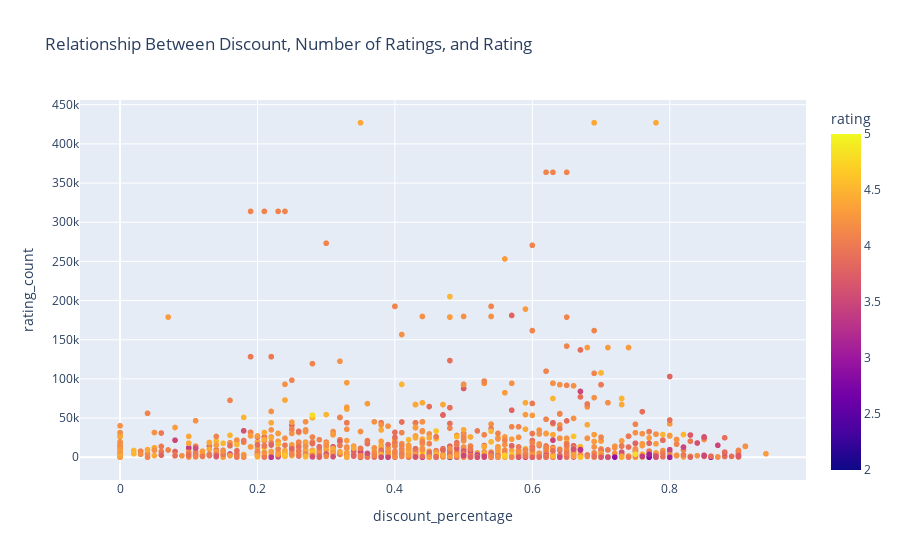

The notebook cell this image was saved under:
### Code cell
fig = px.scatter(df, x='discount_percentage', y='rating_count', color='rating', title='Relationship Between Discount, Number of Ratings, and Rating')
fig.show()

### Figure 1 — Plotly figure (JSON) as saved in the notebook; plotly's stock layout.template omitted (floating-point values rounded to 4 significant figures; data arrays with more than 128 entries replaced by an {"elided": "..."} marker saying what was removed)
{"data": [{"hovertemplate": "discount_percentage=%{x}<br>rating_count=%{y}<br>rating=%{marker.color}<extra></extra>", "legendgroup": "", "marker": {"color": {"elided": "1464 float values"}, "coloraxis": "coloraxis", "symbol": "circle"}, "mode": "markers", "name": "", "showlegend": false, "type": "scattergl", "x": {"elided": "1464 float values"}, "xaxis": "x", "y": {"elided": "1464 int values"}, "yaxis": "y"}], "layout": {"coloraxis": {"colorbar": {"title": {"text": "rating"}}, "colorscale": [[0, "#0d0887"], [0.1111, "#46039f"], [0.2222, "#7201a8"], [0.3333, "#9c179e"], [0.4444, "#bd3786"], [0.5556, "#d8576b"], [0.6667, "#ed7953"], [0.7778, "#fb9f3a"], [0.8889, "#fdca26"], [1, "#f0f921"]]}, "legend": {"tracegroupgap": 0}, "title": {"text": "Relationship Between Discount, Number of Ratings, and Rating"}, "xaxis": {"anchor": "y", "domain": [0, 1], "title": {"text": "discount_percentage"}}, "yaxis": {"anchor": "x", "domain": [0, 1], "title": {"text": "rating_count"}}}}
